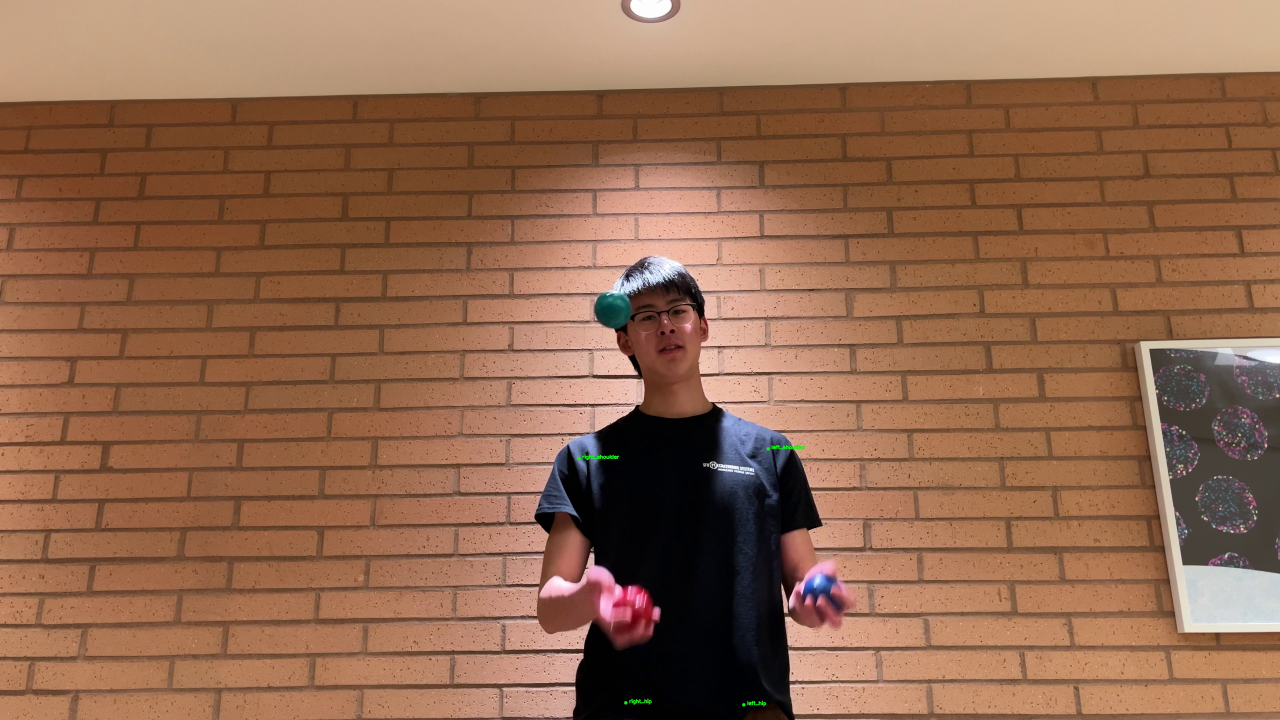
#> input picture data/reference_keypoints_visualization.jpg, 3840 x 2160 px, given in place of the camera (shown at 1/3 size)
$ python calibrate_ball_colors.py
#> lines starting #> are read from the running program, lines starting #| are printed output that depends on the picture; after the words box and inside, x2 and y2 are one past the last pixel; in counts of white or black regions, pixels touching at a corner belong together
"""Calibration tool to find HSV color ranges for red, blue, and green balls"""
import sys
from pathlib import Path

# Add parent directory to Python path
project_root = Path(__file__).parent.parent
sys.path.insert(0, str(project_root))

import cv2
import numpy as np
from pathlib import Path

# Default HSV ranges for red, blue, green (will be adjusted)
COLOR_RANGES = {
    'red': [
        (np.array([0, 120, 70]), np.array([10, 255, 255])),  # Red range 1 (hue 0-10)
        (np.array([170, 120, 70]), np.array([180, 255, 255]))  # Red range 2 (hue 170-180)
    ],
    'blue': [(np.array([100, 150, 0]), np.array([124, 255, 255]))],
    'green': [(np.array([35, 50, 50]), np.array([85, 255, 255]))]
}

def nothing(x):
    """Callback for trackbar (does nothing)."""
    pass

def calibrate_color(color_name: str, ranges: list):
    """Interactive calibration for a single color."""
#> called with color_name = 'red'
    print(f"\n{'='*60}")
    print(f"Calibrating {color_name.upper()} ball detection")
    print(f"{'='*60}")
    print("Instructions:")
    print("1. Hold a {color_name} ball in front of the camera")
    print("2. Adjust trackbars until the ball is highlighted in white")
    print("3. Press 's' to save these values")
    print("4. Press 'q' to quit")

    # Open webcam
    cap = cv2.VideoCapture(0)
    if not cap.isOpened():
        print("ERROR: Could not open webcam")
        return None

    # Create window and trackbars
    window_name = f'Calibrate {color_name}'
    cv2.namedWindow(window_name)

    # Create trackbars for first range
    cv2.createTrackbar('H Min', window_name, ranges[0][0][0], 179, nothing)
    cv2.createTrackbar('S Min', window_name, ranges[0][0][1], 255, nothing)
    cv2.createTrackbar('V Min', window_name, ranges[0][0][2], 255, nothing)
    cv2.createTrackbar('H Max', window_name, ranges[0][1][0], 179, nothing)
    cv2.createTrackbar('S Max', window_name, ranges[0][1][1], 255, nothing)
    cv2.createTrackbar('V Max', window_name, ranges[0][1][2], 255, nothing)

    saved_range = None

    while True:
        ret, frame = cap.read()
#> frame is the input picture: shape (2160, 3840, 3); mean B, G, R 79.3, 104.6, 146
        if not ret:
            break

        # Get trackbar values
        h_min = cv2.getTrackbarPos('H Min', window_name)
        s_min = cv2.getTrackbarPos('S Min', window_name)
        v_min = cv2.getTrackbarPos('V Min', window_name)
        h_max = cv2.getTrackbarPos('H Max', window_name)
        s_max = cv2.getTrackbarPos('S Max', window_name)
        v_max = cv2.getTrackbarPos('V Max', window_name)

        lower = np.array([h_min, s_min, v_min])
        upper = np.array([h_max, s_max, v_max])

        # Convert to HSV and create mask
        hsv = cv2.cvtColor(frame, cv2.COLOR_BGR2HSV)
#> hsv: shape (2160, 3840, 3); mean H, S, V 20.9, 125.1, 146.8
        mask = cv2.inRange(hsv, lower, upper)
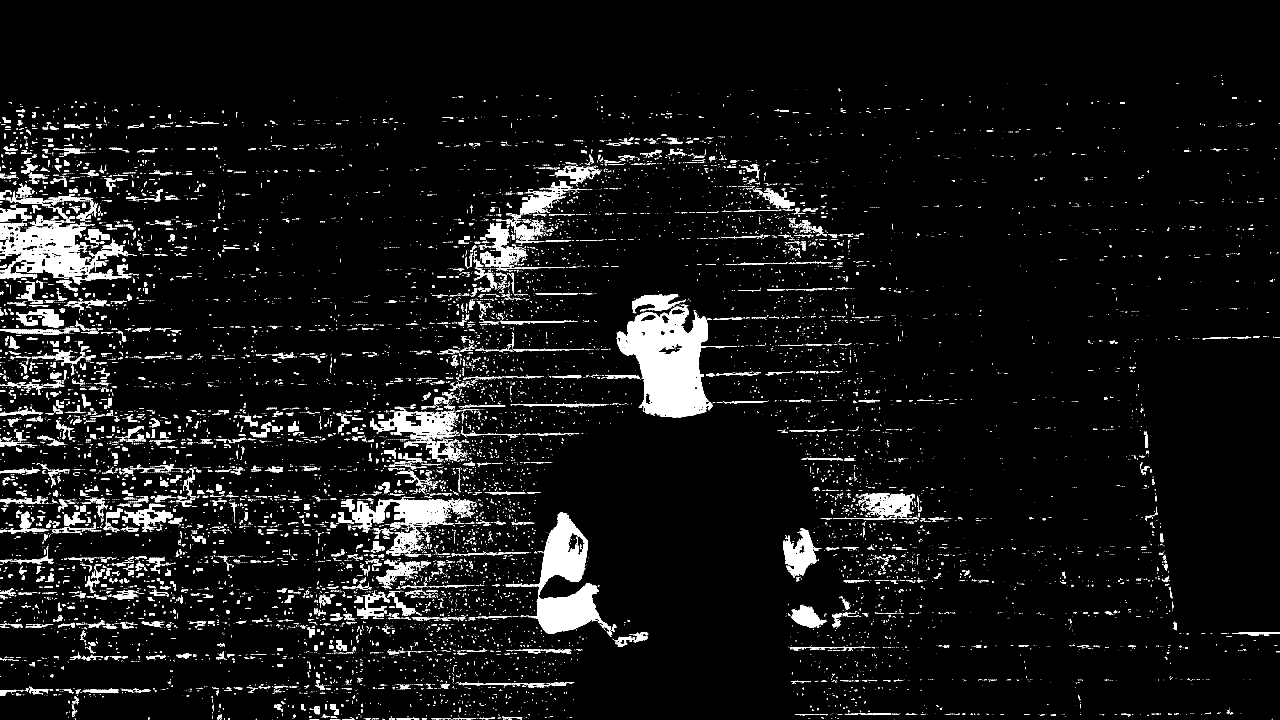
#> mask: shape (2160, 3840) (shown at 1/3 size); 5.6% white; 18258 white regions (15950 under 20 px), largest, box (x1, y1, x2, y2) and area: (1850, 919, 2139, 1252) 57474, (1516, 1538, 1836, 1910) 37561, (0, 662, 394, 854) 30650

        # For red, also check second range if provided (red wraps around hue 0/180)
        # Note: You can adjust the first range to cover both ranges, or calibrate separately
        if color_name == 'red' and len(ranges) > 1:
            # Optionally combine with second range (uncomment if needed):
            # lower2, upper2 = ranges[1]
            # mask2 = cv2.inRange(hsv, lower2, upper2)
            # mask = cv2.bitwise_or(mask, mask2)
            pass

        # Apply mask - white pixels show detected color
        result = cv2.bitwise_and(frame, frame, mask=mask)
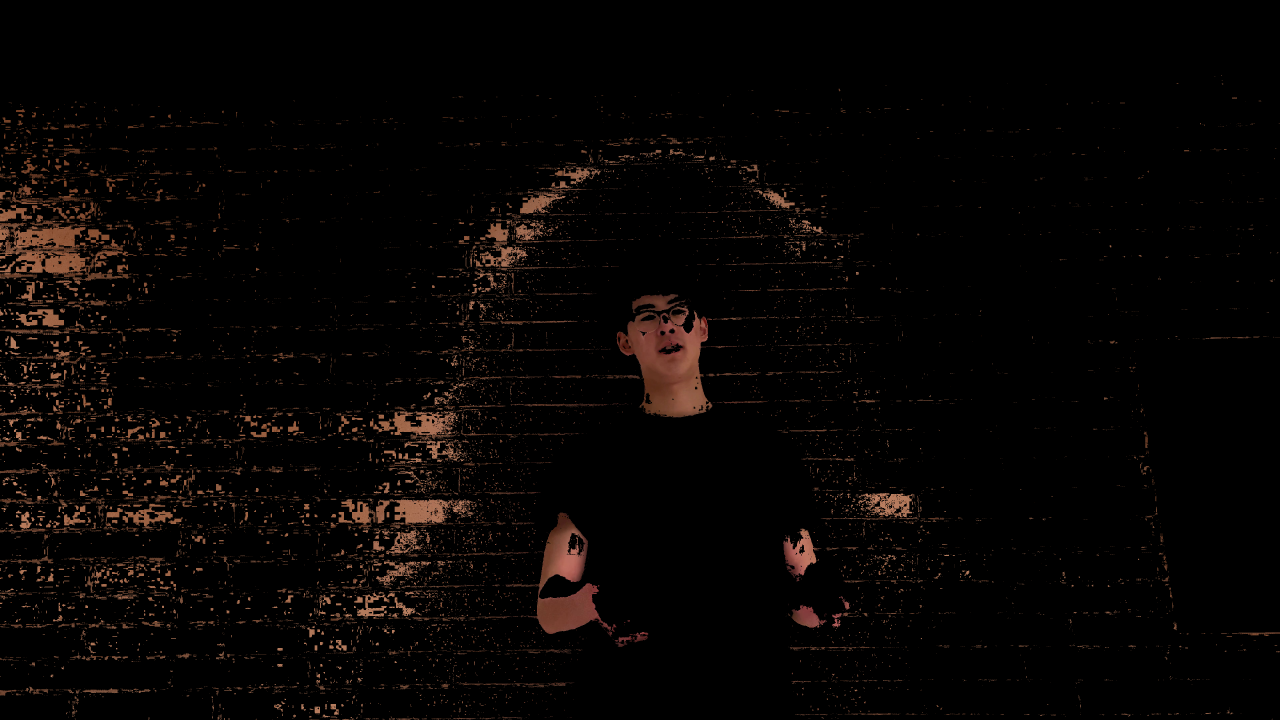
#> result: shape (2160, 3840, 3) (shown at 1/3 size); mean B, G, R 3.4, 4.7, 7.5

        # Create a better visualization: show original, mask (white = detected), and result
        # Convert mask to 3-channel for display
        mask_bgr = cv2.cvtColor(mask, cv2.COLOR_GRAY2BGR)

        # Add text overlay showing current HSV values
        text_frame = frame.copy()
        cv2.putText(text_frame, f"HSV: [{h_min}, {s_min}, {v_min}] to [{h_max}, {s_max}, {v_max}]",
                   (10, 30), cv2.FONT_HERSHEY_SIMPLEX, 0.7, (0, 255, 0), 2)
        cv2.putText(text_frame, "White pixels = detected color", (10, 60),
                   cv2.FONT_HERSHEY_SIMPLEX, 0.6, (255, 255, 255), 2)

        text_mask = mask_bgr.copy()
        cv2.putText(text_mask, "MASK VIEW", (10, 30),
                   cv2.FONT_HERSHEY_SIMPLEX, 0.7, (0, 255, 0), 2)
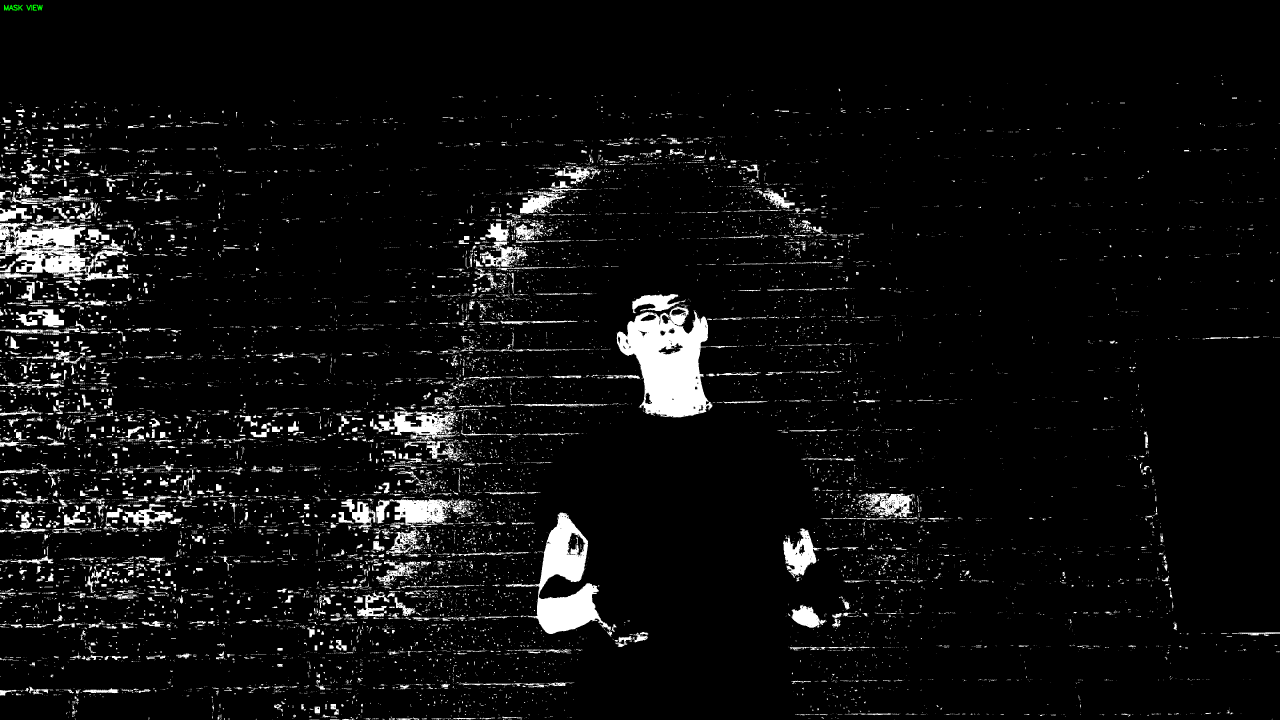
#> text_mask: shape (2160, 3840, 3) (shown at 1/3 size); mean B, G, R 14.4, 14.4, 14.4

        # Combine: original | mask | result
        # Resize if needed to fit on screen
        h, w = frame.shape[:2]
#> h = 2160; w = 3840
        max_width = 1400
        if w * 3 > max_width:
            scale = max_width / (w * 3)
#> scale = 0.122
            new_w = int(w * scale)
#> new_w = 466
            new_h = int(h * scale)
#> new_h = 262
            frame_resized = cv2.resize(text_frame, (new_w, new_h))
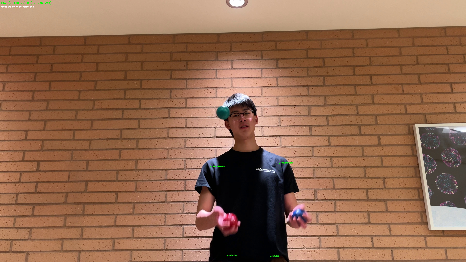
#> frame_resized: shape (262, 466, 3); mean B, G, R 79.2, 104.6, 145.9
            mask_resized = cv2.resize(text_mask, (new_w, new_h))
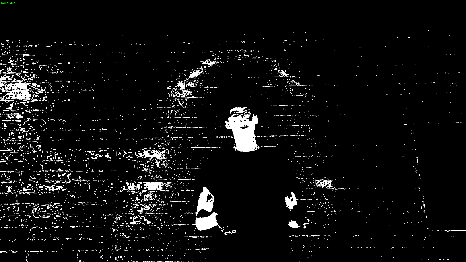
#> mask_resized: shape (262, 466, 3); mean B, G, R 14.3, 14.3, 14.3
            result_resized = cv2.resize(result, (new_w, new_h))
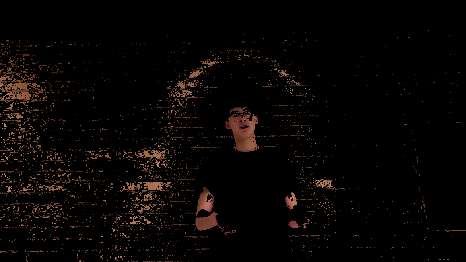
#> result_resized: shape (262, 466, 3); mean B, G, R 3.4, 4.6, 7.5
            display = np.hstack([frame_resized, mask_resized, result_resized])
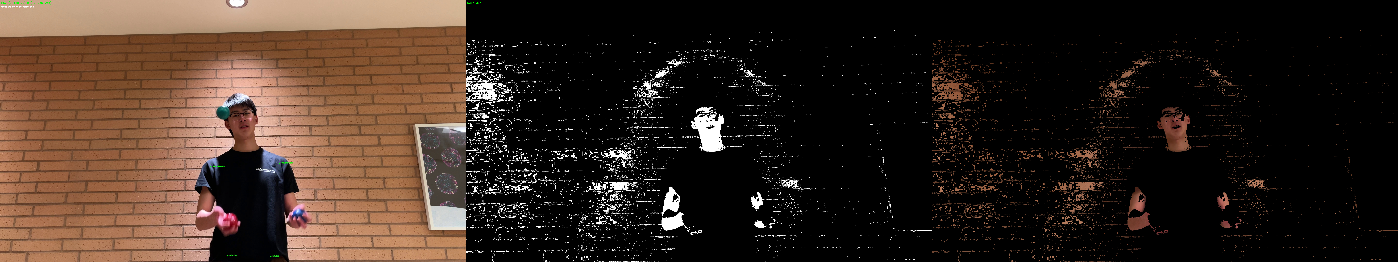
#> display: shape (262, 1398, 3); mean B, G, R 32.3, 41.2, 55.9
        else:
            display = np.hstack([text_frame, text_mask, result])

        cv2.imshow(window_name, display)

        key = cv2.waitKey(1) & 0xFF
#> (key q is pressed here)
        if key == ord('q'):
            break
        elif key == ord('s'):
            saved_range = (lower.copy(), upper.copy())
            print(f"\n✅ Saved {color_name} range:")
            print(f"   Lower: [{h_min}, {s_min}, {v_min}]")
            print(f"   Upper: [{h_max}, {s_max}, {v_max}]")
            break

    cap.release()
    cv2.destroyAllWindows()

    return saved_range

def main():
    print("=" * 60)
    print("Ball Color Calibration Tool")
    print("=" * 60)
    print("\nThis tool helps you find the right HSV color ranges")
    print("for detecting your red, blue, and green balls.")

    calibrated = {}

    for color in ['red', 'blue', 'green']:
        range_result = calibrate_color(color, COLOR_RANGES[color])
        if range_result:
            calibrated[color] = range_result
            print(f"\n{color} calibration complete!")
        else:
            print(f"\n⚠️  {color} calibration skipped or failed")

    if calibrated:
        # Save to config file
        config_path = Path("data/ball_color_config.py")
        config_path.parent.mkdir(exist_ok=True, parents=True)

        with open(config_path, 'w') as f:
            f.write("# Ball color HSV ranges (calibrated)\n")
            f.write("# Automatically loaded by juggle_buddy/ball_tracker.py\n\n")
            f.write("import numpy as np\n\n")
            f.write("BALL_COLOR_RANGES = {\n")
            for color, (lower, upper) in calibrated.items():
                f.write(f"    '{color}': (np.array({lower.tolist()}), np.array({upper.tolist()})),\n")
            f.write("}\n")

        print(f"\n✅ Calibration saved to: {config_path}")
        print("   You can now use these values in ball_tracker.py")
    else:
        print("\n⚠️  No calibrations were saved")

if __name__ == "__main__":
    main()
